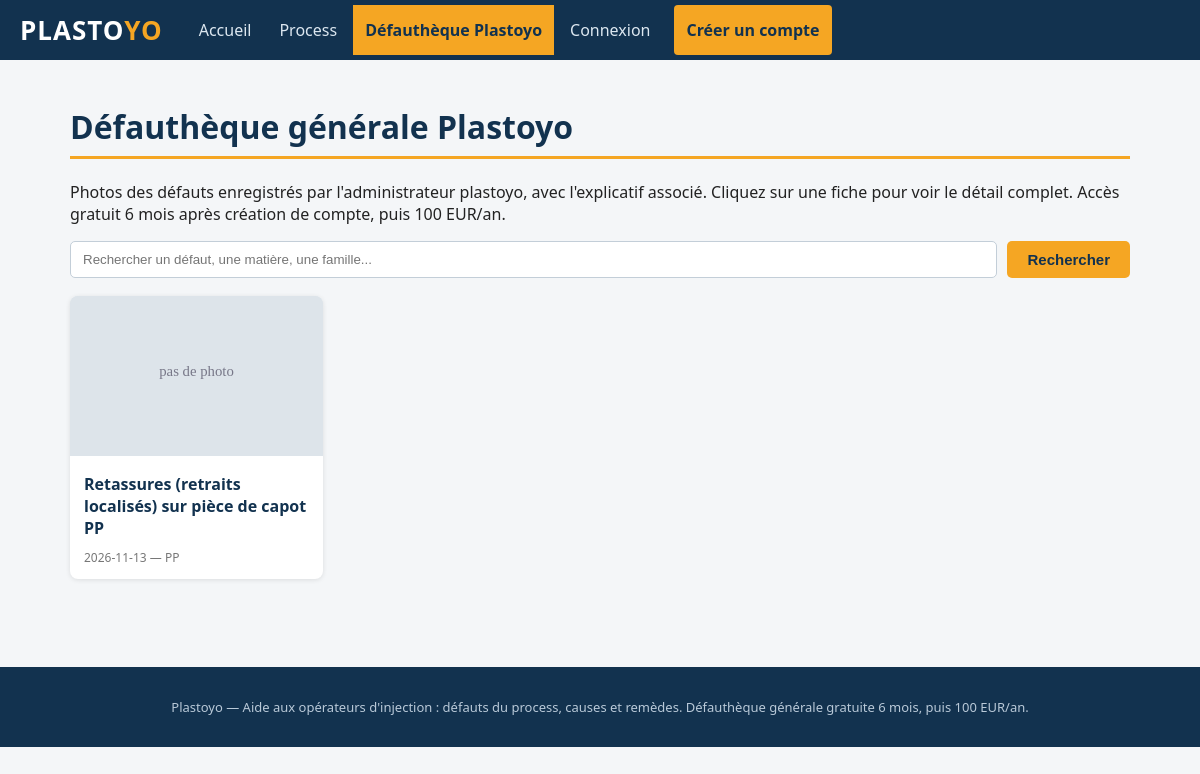
/defautheque/index.php, run on the app's committed database.
### tables this page shows
CREATE TABLE IF NOT EXISTS defauts (
  id INT AUTO_INCREMENT PRIMARY KEY,
  origine ENUM('plastoyo','operateur') NOT NULL DEFAULT 'plastoyo',
  utilisateur_id INT DEFAULT NULL,
  nom_personne VARCHAR(150) DEFAULT NULL,
  equipe VARCHAR(100) DEFAULT NULL,
  heure_enregistrement TIME DEFAULT NULL,
  date_enregistrement DATE DEFAULT NULL,

  defaut_constate TEXT,
  photo1 VARCHAR(255) DEFAULT NULL,
  photo2 VARCHAR(255) DEFAULT NULL,
  photo3 VARCHAR(255) DEFAULT NULL,

  ref_matiere VARCHAR(100) DEFAULT NULL,
  famille_abbr VARCHAR(50) DEFAULT NULL,
  densite_matiere VARCHAR(50) DEFAULT NULL,
  retrait_moulage_fabricant VARCHAR(50) DEFAULT NULL,
  temp_fusion_reglage VARCHAR(50) DEFAULT NULL,
  etuvage_duree VARCHAR(50) DEFAULT NULL,
  etuvage_temperature VARCHAR(50) DEFAULT NULL,
  temp_moule_reglage VARCHAR(50) DEFAULT NULL,
  pourcentage_recyclage VARCHAR(50) DEFAULT NULL,

  nb_empreintes VARCHAR(50) DEFAULT NULL,
  poids_matiere_injecter VARCHAR(50) DEFAULT NULL,
  mode_alimentation VARCHAR(100) DEFAULT NULL,
  epaisseur_min VARCHAR(50) DEFAULT NULL,
  epaisseur_max VARCHAR(50) DEFAULT NULL,

  tonnage_presse VARCHAR(50) DEFAULT NULL,
  volume_injectable VARCHAR(50) DEFAULT NULL,
  diametre_vis VARCHAR(50) DEFAULT NULL,
  course_vis VARCHAR(50) DEFAULT NULL,

  type_etuve VARCHAR(100) DEFAULT NULL,
  volume_etuvage VARCHAR(50) DEFAULT NULL,
  type_regulateur VARCHAR(100) DEFAULT NULL,
  temperature_fusion VARCHAR(50) DEFAULT NULL,

  temps_dosage VARCHAR(50) DEFAULT NULL,
  contrepression_dosage VARCHAR(50) DEFAULT NULL,
  conditions_etuvage VARCHAR(150) DEFAULT NULL,
  temperature_empreintes VARCHAR(50) DEFAULT NULL,
  temps_remplissage VARCHAR(50) DEFAULT NULL,
  pression_commutation VARCHAR(50) DEFAULT NULL,
  pression_maintien VARCHAR(50) DEFAULT NULL,
  duree_maintien VARCHAR(50) DEFAULT NULL,
  temps_cycle VARCHAR(50) DEFAULT NULL,
  precision_valeur VARCHAR(50) DEFAULT NULL,
  poids_grappe VARCHAR(50) DEFAULT NULL,
  equilibrage_remplissage VARCHAR(100) DEFAULT NULL,

  commentaire TEXT,

  FOREIGN KEY (utilisateur_id) REFERENCES utilisateurs(id) ON DELETE SET NULL
);

### config/config.php (called while the page is built, shortened)
<?php
function db(): PDO {
    static $pdo = null;
    if ($pdo === null) {
        $pdo = new PDO(
            'mysql:host=' . DB_HOST . ';dbname=' . DB_NAME . ';charset=utf8mb4',
            DB_USER,
            DB_PASS,
            [PDO::ATTR_ERRMODE => PDO::ERRMODE_EXCEPTION,
             PDO::ATTR_DEFAULT_FETCH_MODE => PDO::FETCH_ASSOC]
        );
    }
    return $pdo;
}
function h(?string $s): string {
    return htmlspecialchars((string)$s, ENT_QUOTES, 'UTF-8');
}

### defautheque/index.php (the view, shortened to what this page needs)
<?php
require __DIR__ . '/../config/config.php';
require __DIR__ . '/../includes/header.php';
?>
<?php
$recherche = trim($_GET['q'] ?? '');
if ($recherche !== '') {
    $stmt = db()->prepare("SELECT * FROM defauts WHERE origine = 'plastoyo'
        AND (defaut_constate LIKE ? OR ref_matiere LIKE ? OR famille_abbr LIKE ?) ORDER BY date_enregistrement DESC, id DESC");
    $like = '%' . $recherche . '%';
    $stmt->execute([$like, $like, $like]);
} else {
    $stmt = db()->query("SELECT * FROM defauts WHERE origine = 'plastoyo' ORDER BY date_enregistrement DESC, id DESC");
}
$defauts = $stmt->fetchAll();
?>
<h1 class="page">Défauthèque générale Plastoyo</h1>
<p>Photos des défauts enregistrés par l'administrateur plastoyo, avec l'explicatif associé.
   Cliquez sur une fiche pour voir le détail complet. Accès gratuit <?= DUREE_ESSAI_MOIS ?> mois après création de compte, puis <?= ABONNEMENT_PRIX ?>.</p>
<form class="recherche" method="get">
  <input type="text" name="q" placeholder="Rechercher un défaut, une matière, une famille..." value="<?= h($recherche) ?>">
  <button class="bouton" type="submit">Rechercher</button>
</form>
<?php if (!$defauts): ?>
  <p>Aucun défaut enregistré pour le moment.</p>
<?php else: ?>
<div class="liste-defauts">
  <?php foreach ($defauts as $d): ?>
    <a class="carte-defaut" href="<?= BASE_URL ?>/defautheque/fiche.php?id=<?= (int)$d['id'] ?>">
      <?php if ($d['photo1']): ?>
        <img src="<?= h(url_fichier($d['photo1'])) ?>" alt="Photo du défaut">
      <?php else: ?>
        <img alt="pas de photo">
      <?php endif; ?>
      <div class="corps">
        <h3><?= h(mb_strimwidth($d['defaut_constate'] ?? 'Défaut sans titre', 0, 80, '…')) ?></h3>
        <span class="date"><?= h($d['date_enregistrement']) ?><?= $d['famille_abbr'] ? ' — ' . h($d['famille_abbr']) : '' ?></span>
      </div>
    </a>
  <?php endforeach; ?>
</div>
<?php endif; ?>
<?php require __DIR__ . '/../includes/footer.php'; ?>

### assets/css/style.css (style rules this page uses)
* { box-sizing: border-box; }
body { margin: 0; font-family: "Segoe UI", Arial, sans-serif; background: #f4f6f8; color: #222; }
a { color: #0b5fa5; }
h1.page { color: #12324f; border-bottom: 3px solid #f5a623; padding-bottom: 8px; }
.bouton, button.bouton { display: inline-block; background: #f5a623; color: #12324f; border: none; font-weight: 700; padding: 10px 20px; border-radius: 5px; cursor: pointer; text-decoration: none; font-size: 15px; }
.liste-defauts { display: grid; grid-template-columns: repeat(auto-fill, minmax(240px, 1fr)); gap: 16px; }
.carte-defaut { background: #fff; border-radius: 8px; overflow: hidden; box-shadow: 0 1px 5px rgba(0,0,0,.1); text-decoration: none; color: inherit; display: block; }
.carte-defaut img { width: 100%; height: 160px; object-fit: cover; background: #dde4ea; }
.carte-defaut .corps { padding: 12px 14px; }
.carte-defaut h3 { margin: 0 0 6px; font-size: 16px; color: #12324f; }
.carte-defaut .date { font-size: 12px; color: #777; }
.recherche { margin-bottom: 18px; display: flex; gap: 10px; }
.recherche input { flex: 1; padding: 9px 12px; border: 1px solid #c3ced8; border-radius: 5px; }

### data on the page
defauts: defaut_constate "Retassures (retraits localisés) sur pièce de capot PP", date_enregistrement "2026-11-13", famille_abbr "PP"

### other printed values
DUREE_ESSAI_MOIS "6"
ABONNEMENT_PRIX "100 EUR/an"
